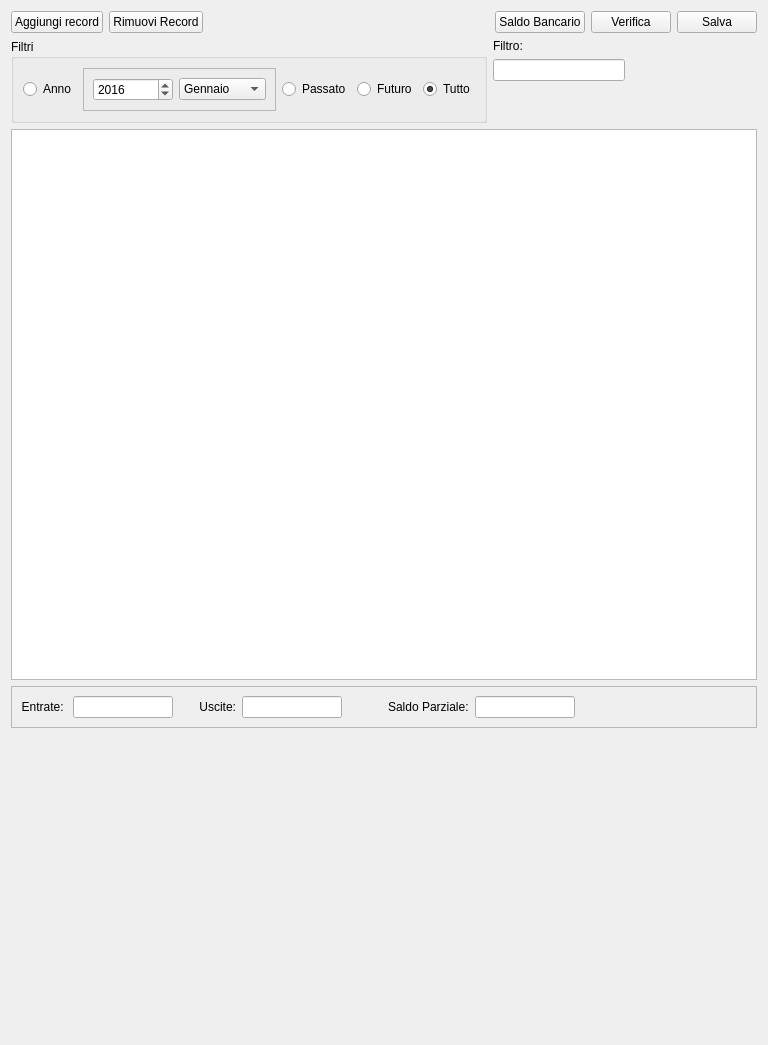
<?xml version="1.0" encoding="UTF-8"?>
<ui version="4.0">
 <class>FormStatement</class>
 <widget class="QWidget" name="FormStatement">
  <property name="geometry">
   <rect>
    <x>0</x>
    <y>0</y>
    <width>768</width>
    <height>1045</height>
   </rect>
  </property>
  <property name="windowTitle">
   <string>Movimenti</string>
  </property>
  <layout class="QVBoxLayout" name="verticalLayout" stretch="0,0,1,0,0">
   <item>
    <layout class="QHBoxLayout" name="horizontalLayout">
     <property name="sizeConstraint">
      <enum>QLayout::SetMinimumSize</enum>
     </property>
     <item>
      <widget class="QPushButton" name="pushButton_addRecord">
       <property name="text">
        <string>Aggiungi record</string>
       </property>
      </widget>
     </item>
     <item>
      <widget class="QPushButton" name="pushButton_removeRecord">
       <property name="text">
        <string>Rimuovi Record</string>
       </property>
      </widget>
     </item>
     <item>
      <spacer name="horizontalSpacer">
       <property name="orientation">
        <enum>Qt::Horizontal</enum>
       </property>
       <property name="sizeHint" stdset="0">
        <size>
         <width>40</width>
         <height>20</height>
        </size>
       </property>
      </spacer>
     </item>
     <item>
      <widget class="QPushButton" name="pushButton_bankBalance">
       <property name="text">
        <string>Saldo Bancario</string>
       </property>
      </widget>
     </item>
     <item>
      <widget class="QPushButton" name="pushButton_check">
       <property name="text">
        <string>Verifica</string>
       </property>
      </widget>
     </item>
     <item>
      <widget class="QPushButton" name="pushButton_save">
       <property name="text">
        <string>Salva</string>
       </property>
      </widget>
     </item>
    </layout>
   </item>
   <item>
    <layout class="QHBoxLayout" name="horizontalLayout_4">
     <property name="sizeConstraint">
      <enum>QLayout::SetMinimumSize</enum>
     </property>
     <item>
      <widget class="QGroupBox" name="groupBox">
       <property name="sizePolicy">
        <sizepolicy hsizetype="Preferred" vsizetype="MinimumExpanding">
         <horstretch>0</horstretch>
         <verstretch>0</verstretch>
        </sizepolicy>
       </property>
       <property name="maximumSize">
        <size>
         <width>16777215</width>
         <height>16777215</height>
        </size>
       </property>
       <property name="title">
        <string>Filtri</string>
       </property>
       <layout class="QHBoxLayout" name="horizontalLayout_3">
        <property name="sizeConstraint">
         <enum>QLayout::SetMinimumSize</enum>
        </property>
        <item>
         <widget class="QRadioButton" name="radioButton_filterYearMonth">
          <property name="text">
           <string>Anno</string>
          </property>
         </widget>
        </item>
        <item>
         <widget class="QFrame" name="frame">
          <property name="sizePolicy">
           <sizepolicy hsizetype="Preferred" vsizetype="MinimumExpanding">
            <horstretch>0</horstretch>
            <verstretch>0</verstretch>
           </sizepolicy>
          </property>
          <property name="frameShape">
           <enum>QFrame::StyledPanel</enum>
          </property>
          <property name="frameShadow">
           <enum>QFrame::Raised</enum>
          </property>
          <layout class="QHBoxLayout" name="horizontalLayout_2">
           <property name="sizeConstraint">
            <enum>QLayout::SetMinimumSize</enum>
           </property>
           <item>
            <widget class="QSpinBox" name="spinBox_year">
             <property name="minimumSize">
              <size>
               <width>80</width>
               <height>0</height>
              </size>
             </property>
             <property name="minimum">
              <number>2015</number>
             </property>
             <property name="maximum">
              <number>2040</number>
             </property>
             <property name="value">
              <number>2016</number>
             </property>
            </widget>
           </item>
           <item>
            <widget class="QComboBox" name="comboBox_month">
             <property name="currentIndex">
              <number>0</number>
             </property>
             <item>
              <property name="text">
               <string>Gennaio</string>
              </property>
             </item>
             <item>
              <property name="text">
               <string>Febbraio</string>
              </property>
             </item>
             <item>
              <property name="text">
               <string>Marzo</string>
              </property>
             </item>
             <item>
              <property name="text">
               <string>Aprile</string>
              </property>
             </item>
             <item>
              <property name="text">
               <string>Maggio</string>
              </property>
             </item>
             <item>
              <property name="text">
               <string>Giugno</string>
              </property>
             </item>
             <item>
              <property name="text">
               <string>Luglio</string>
              </property>
             </item>
             <item>
              <property name="text">
               <string>Agosto</string>
              </property>
             </item>
             <item>
              <property name="text">
               <string>Settembre</string>
              </property>
             </item>
             <item>
              <property name="text">
               <string>Ottobre</string>
              </property>
             </item>
             <item>
              <property name="text">
               <string>Novembre</string>
              </property>
             </item>
             <item>
              <property name="text">
               <string>Dicembre</string>
              </property>
             </item>
            </widget>
           </item>
          </layout>
         </widget>
        </item>
        <item>
         <widget class="QRadioButton" name="radioButton_filterPresentPast">
          <property name="text">
           <string>Passato</string>
          </property>
         </widget>
        </item>
        <item>
         <widget class="QRadioButton" name="radioButton_filterPresentFuture">
          <property name="text">
           <string>Futuro</string>
          </property>
         </widget>
        </item>
        <item>
         <widget class="QRadioButton" name="radioButton_filterAll">
          <property name="text">
           <string>Tutto</string>
          </property>
          <property name="checked">
           <bool>true</bool>
          </property>
         </widget>
        </item>
       </layout>
      </widget>
     </item>
     <item>
      <layout class="QVBoxLayout" name="verticalLayout_2">
       <property name="sizeConstraint">
        <enum>QLayout::SetMinimumSize</enum>
       </property>
       <item>
        <widget class="QLabel" name="label_4">
         <property name="text">
          <string>Filtro:</string>
         </property>
        </widget>
       </item>
       <item>
        <widget class="QLineEdit" name="lineEdit_filter"/>
       </item>
       <item>
        <spacer name="verticalSpacer">
         <property name="orientation">
          <enum>Qt::Vertical</enum>
         </property>
         <property name="sizeHint" stdset="0">
          <size>
           <width>20</width>
           <height>40</height>
          </size>
         </property>
        </spacer>
       </item>
      </layout>
     </item>
     <item>
      <spacer name="horizontalSpacer_2">
       <property name="orientation">
        <enum>Qt::Horizontal</enum>
       </property>
       <property name="sizeHint" stdset="0">
        <size>
         <width>40</width>
         <height>20</height>
        </size>
       </property>
      </spacer>
     </item>
    </layout>
   </item>
   <item>
    <widget class="QTableView" name="tableView_statement">
     <property name="maximumSize">
      <size>
       <width>16777215</width>
       <height>16777215</height>
      </size>
     </property>
     <property name="toolTip">
      <string/>
     </property>
    </widget>
   </item>
   <item>
    <widget class="QFrame" name="frame_incomingoutcoming">
     <property name="frameShape">
      <enum>QFrame::StyledPanel</enum>
     </property>
     <property name="frameShadow">
      <enum>QFrame::Raised</enum>
     </property>
     <layout class="QHBoxLayout" name="horizontalLayout_5">
      <property name="sizeConstraint">
       <enum>QLayout::SetMinimumSize</enum>
      </property>
      <item>
       <widget class="QLabel" name="label">
        <property name="sizePolicy">
         <sizepolicy hsizetype="Minimum" vsizetype="Preferred">
          <horstretch>0</horstretch>
          <verstretch>0</verstretch>
         </sizepolicy>
        </property>
        <property name="text">
         <string>Entrate: </string>
        </property>
        <property name="alignment">
         <set>Qt::AlignRight|Qt::AlignTrailing|Qt::AlignVCenter</set>
        </property>
       </widget>
      </item>
      <item>
       <widget class="QLineEdit" name="lineEdit_incoming">
        <property name="maximumSize">
         <size>
          <width>100</width>
          <height>16777215</height>
         </size>
        </property>
       </widget>
      </item>
      <item>
       <spacer name="horizontalSpacer_5">
        <property name="orientation">
         <enum>Qt::Horizontal</enum>
        </property>
        <property name="sizeType">
         <enum>QSizePolicy::Fixed</enum>
        </property>
        <property name="sizeHint" stdset="0">
         <size>
          <width>20</width>
          <height>20</height>
         </size>
        </property>
       </spacer>
      </item>
      <item>
       <widget class="QLabel" name="label_2">
        <property name="sizePolicy">
         <sizepolicy hsizetype="Minimum" vsizetype="Preferred">
          <horstretch>0</horstretch>
          <verstretch>0</verstretch>
         </sizepolicy>
        </property>
        <property name="text">
         <string>Uscite:</string>
        </property>
        <property name="alignment">
         <set>Qt::AlignRight|Qt::AlignTrailing|Qt::AlignVCenter</set>
        </property>
       </widget>
      </item>
      <item>
       <widget class="QLineEdit" name="lineEdit_outcoming">
        <property name="maximumSize">
         <size>
          <width>100</width>
          <height>16777215</height>
         </size>
        </property>
       </widget>
      </item>
      <item>
       <spacer name="horizontalSpacer_4">
        <property name="orientation">
         <enum>Qt::Horizontal</enum>
        </property>
        <property name="sizeType">
         <enum>QSizePolicy::Fixed</enum>
        </property>
        <property name="sizeHint" stdset="0">
         <size>
          <width>40</width>
          <height>20</height>
         </size>
        </property>
       </spacer>
      </item>
      <item>
       <widget class="QLabel" name="label_3">
        <property name="text">
         <string>Saldo Parziale:</string>
        </property>
       </widget>
      </item>
      <item>
       <widget class="QLineEdit" name="lineEdit_total">
        <property name="maximumSize">
         <size>
          <width>100</width>
          <height>16777215</height>
         </size>
        </property>
       </widget>
      </item>
      <item>
       <spacer name="horizontalSpacer_3">
        <property name="orientation">
         <enum>Qt::Horizontal</enum>
        </property>
        <property name="sizeHint" stdset="0">
         <size>
          <width>40</width>
          <height>20</height>
         </size>
        </property>
       </spacer>
      </item>
     </layout>
    </widget>
   </item>
   <item>
    <widget class="QCustomPlot" name="widget_graph" native="true">
     <property name="minimumSize">
      <size>
       <width>0</width>
       <height>300</height>
      </size>
     </property>
    </widget>
   </item>
  </layout>
 </widget>
 <customwidgets>
  <customwidget>
   <class>QCustomPlot</class>
   <extends>QWidget</extends>
   <header>qcustomplot/qcustomplot.h</header>
   <container>1</container>
  </customwidget>
 </customwidgets>
 <resources/>
 <connections/>
</ui>
